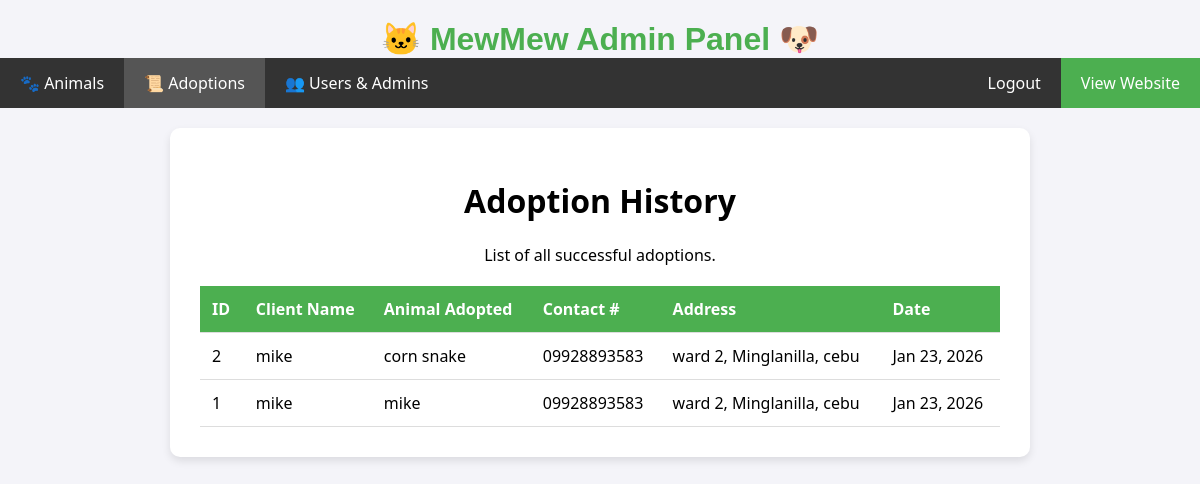
The page /adoptions.php (signed in) on the database its author committed.
### tables this page shows
CREATE TABLE `adoptions` (
  `id` int(11) NOT NULL,
  `user_id` int(11) DEFAULT NULL,
  `animal_id` int(11) DEFAULT NULL,
  `adoption_date` datetime DEFAULT current_timestamp(),
  `address` text DEFAULT NULL,
  `contact` varchar(50) DEFAULT NULL
);

CREATE TABLE `users` (
  `id` int(11) NOT NULL,
  `username` varchar(50) NOT NULL,
  `password` varchar(255) NOT NULL,
  `role` enum('admin','client') DEFAULT 'client'
);

CREATE TABLE `animals` (
  `id` int(11) NOT NULL,
  `name` varchar(50) NOT NULL,
  `species` varchar(50) NOT NULL,
  `age` int(11) NOT NULL,
  `description` text DEFAULT NULL,
  `image` varchar(255) DEFAULT 'default.jpg',
  `status` enum('Available','Adopted') DEFAULT 'Available'
);

### adoptions.php (the view, shortened to what this page needs)
<?php
require 'db.php';
$adoptions = $pdo->query("SELECT adoptions.*, users.username, animals.name as animal_name
                          FROM adoptions
                          JOIN users ON adoptions.user_id = users.id
                          JOIN animals ON adoptions.animal_id = animals.id
                          ORDER BY adoption_date DESC")->fetchAll();
?>
<!DOCTYPE html>
<html>
<head>
    <link rel="stylesheet" href="style.css">
</head>
<body>
    <div class="brand-title">🐱 MewMew Admin Panel 🐶</div>
    <div class="navbar">
        <a href="admin.php">🐾 Animals</a>
        <a href="adoptions.php" style="background-color: #555;">📜 Adoptions</a> <a href="users.php">👥 Users & Admins</a>
        <a href="index.php" style="float:right; background-color: #4CAF50;">View Website</a>
        <a href="logout.php" style="float:right">Logout</a>
    </div>
    <div class="container">
        <h1>Adoption History</h1>
        <p>List of all successful adoptions.</p>
        <table>
            <tr>
                <th>ID</th>
                <th>Client Name</th>
                <th>Animal Adopted</th>
                <th>Contact #</th>
                <th>Address</th>
                <th>Date</th>
            </tr>
            <?php foreach ($adoptions as $adopt): ?>
            <tr>
                <td><?= $adopt['id'] ?></td>
                <td><?= $adopt['username'] ?></td>
                <td><?= $adopt['animal_name'] ?></td>
                <td><?= $adopt['contact'] ?></td> <td><?= $adopt['address'] ?></td>
                <td><?= date("M d, Y", strtotime($adopt['adoption_date'])) ?></td>
            </tr>
            <?php endforeach; ?>
        </table>
    </div>
</body>
</html>

### style.css (style rules this page uses)
.brand-title { font-size: 32px; font-weight: bold; color: #4CAF50; text-align: center; margin-top: 20px; font-family: 'Comic Sans MS', 'Cursive', sans-serif; }
body { font-family: 'Segoe UI', Tahoma, Geneva, Verdana, sans-serif; background-color: #f4f4f9; margin: 0; padding: 0; display: flex; flex-direction: column; align-items: center; }
.navbar { width: 100%; background-color: #333; overflow: hidden; margin-bottom: 20px; }
.navbar a { float: left; display: block; color: white; text-align: center; padding: 14px 20px; text-decoration: none; }
.container { background-color: white; padding: 30px; border-radius: 10px; box-shadow: 0 4px 8px rgba(0,0,0,0.1); width: 80%; max-width: 800px; text-align: center; }
table { width: 100%; border-collapse: collapse; margin-top: 20px; }
th, td { padding: 12px; text-align: left; border-bottom: 1px solid #ddd; }
th { background-color: #4CAF50; color: white; }

### rows shown on the page
adoptions: id "2", user.username "mike", animal.name "corn snake", contact "09928893583", address "ward 2, Minglanilla, cebu", adoption_date "Jan 23, 2026"
adoptions: id "1", user.username "mike", animal.name "mike", contact "09928893583", address "ward 2, Minglanilla, cebu", adoption_date "Jan 23, 2026"
